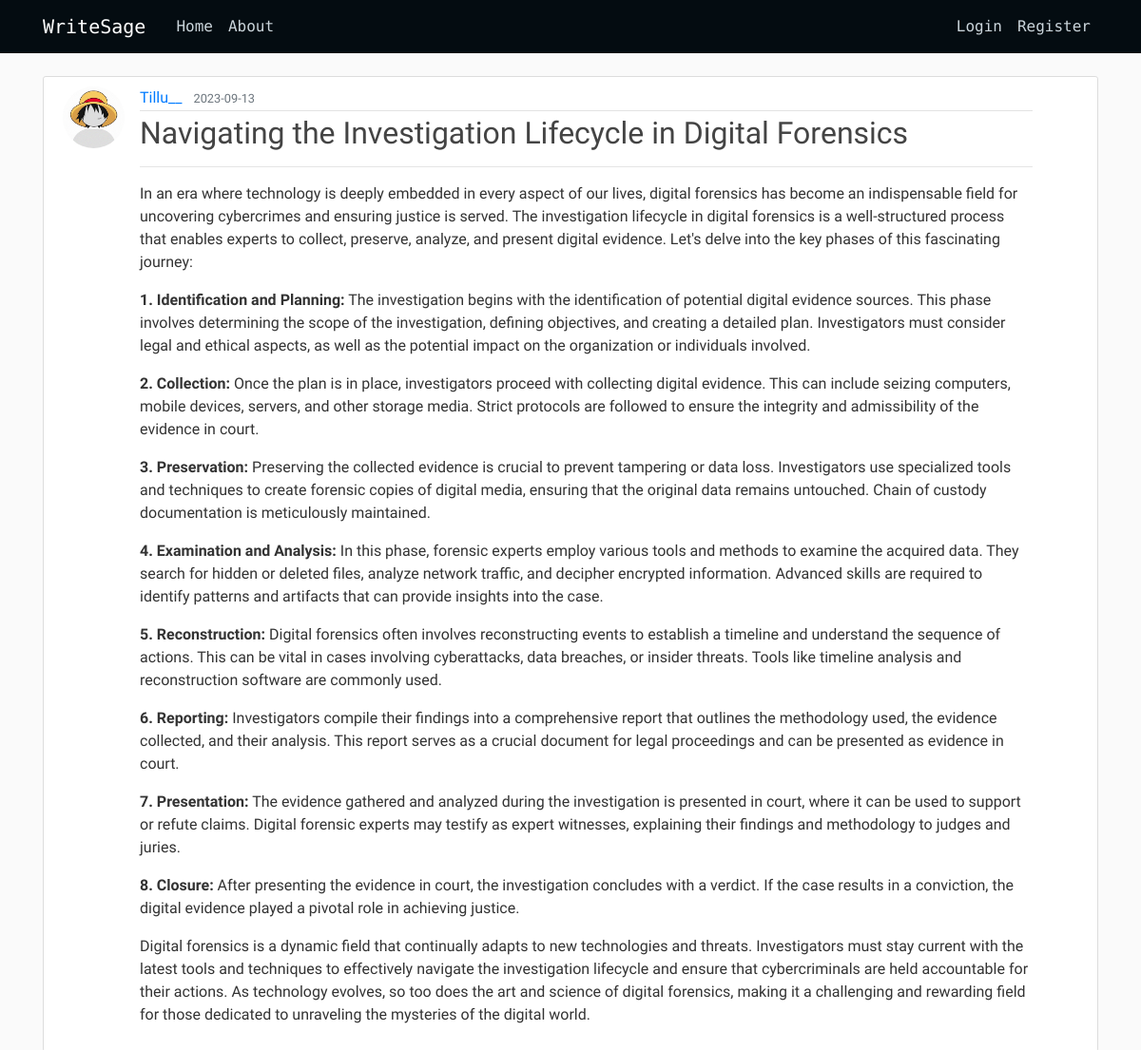
The page /post/2 on the database as committed earlier.
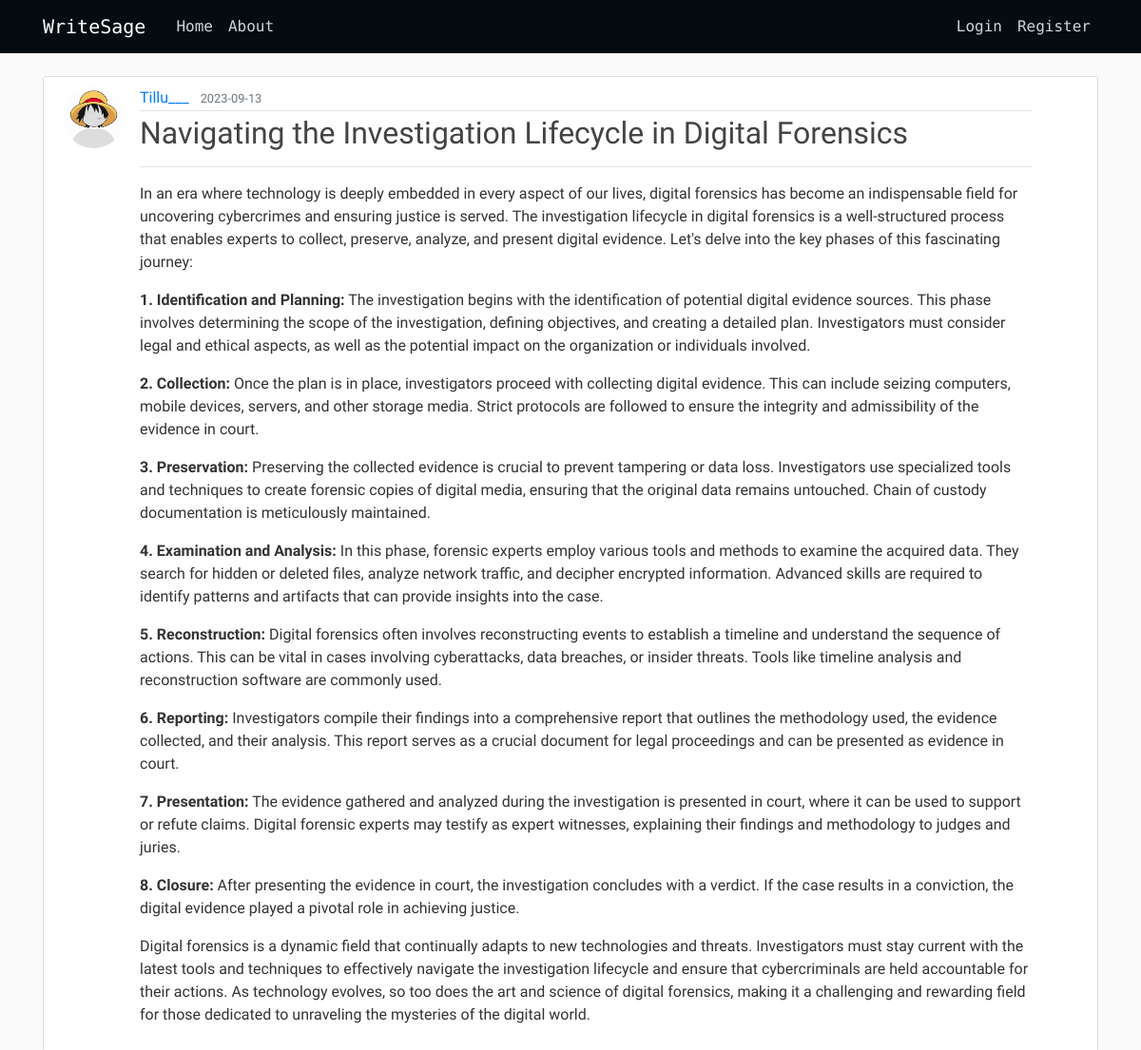
The same page on the database as committed later.
### writesage/models.py (models this page shows, shortened)
class User(db.Model, UserMixin):
    id = db.Column(db.Integer, primary_key=True)
    username = db.Column(db.String(20),unique=True,nullable=False)
    email=db.Column(db.String(120),unique=True,nullable=False)
    image_file = db.Column(db.String(20),nullable=False,default='default.jpg')
    password=db.Column(db.String(60),nullable=False)
    posts = db.relationship('Post',backref='author',lazy=True)

### writesage/posts/routes.py (the view)
@posts.route('/post/<int:post_id>')
def post(post_id):
    post = Post.query.get_or_404(post_id)
    return render_template('post.html',title = post.title, post=post)

### writesage/templates/post.html (shortened to what this page needs)
{% extends 'layout.html' %}
{% block hehe %}
<article class="media content-section">
    <img src="{{url_for('static',filename = 'pictures/' + post.author.image_file)}}" alt="" class="rounded-circle article-img">
    <div class="media-body mr-5">
        <div class="article-metadata">
            <a class="mr-2" href="{{url_for('users.user_posts',username = post.author.username)}}">{{ post.author.username }}</a>
            <small class="text-muted">{{ post.date_posted.strftime('%Y-%m-%d')}}</small>
        </div>
        <h2 class="article-title ">{{ post.title }}</h2>
        <hr>
        <p class="article-content "> {{ post.content|safe }}</p>
    </div>
</article>
{% endblock hehe%}

Rows that differ between the two databases and show on the page:
changed User: author.username "Tillu__" → "Tillu___"
